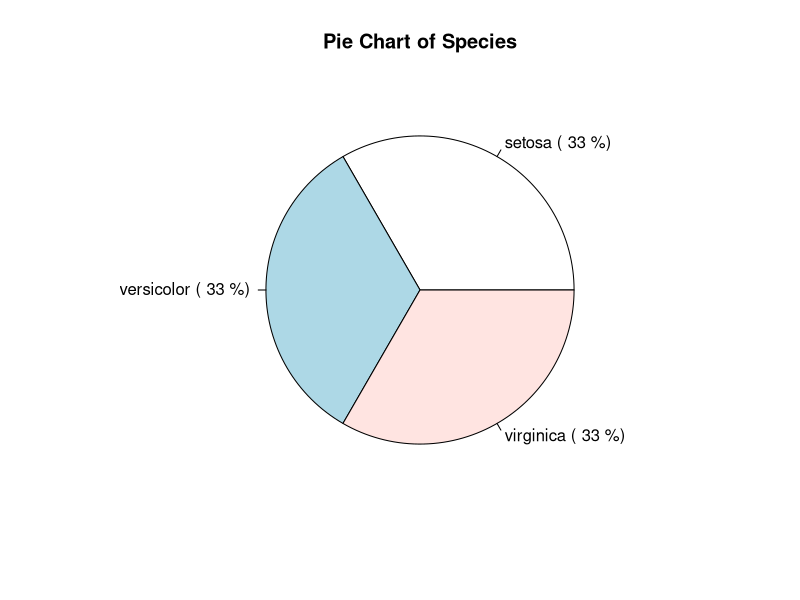
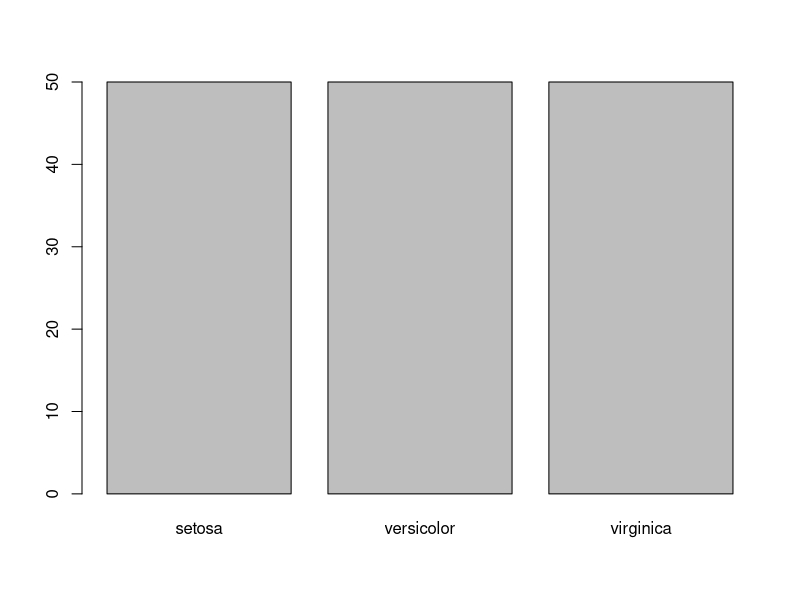
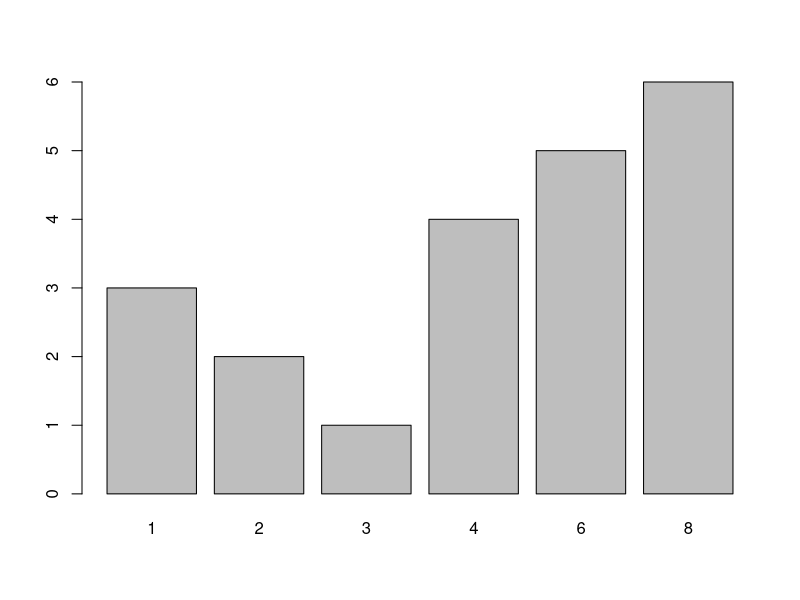
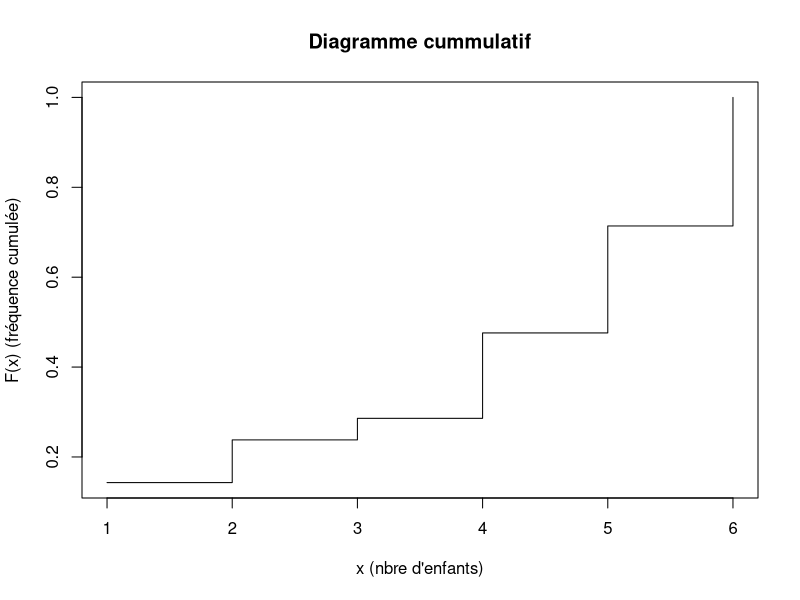
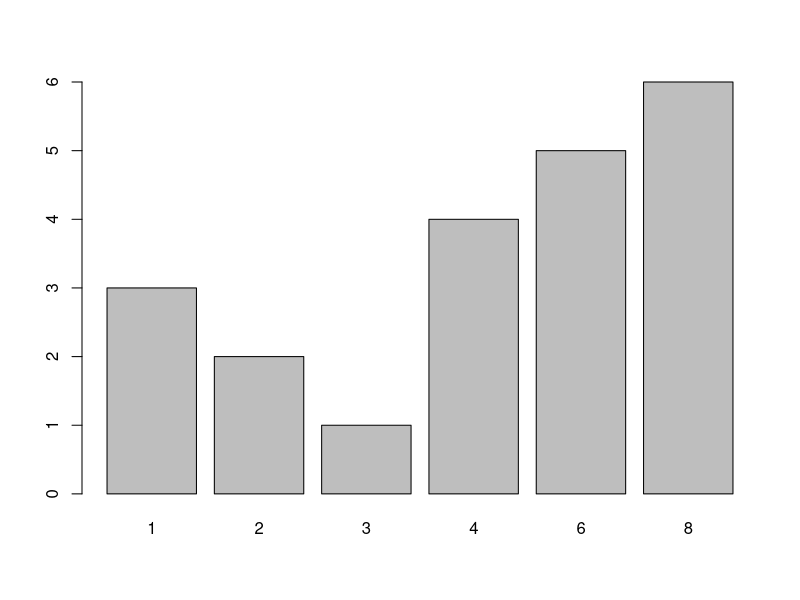
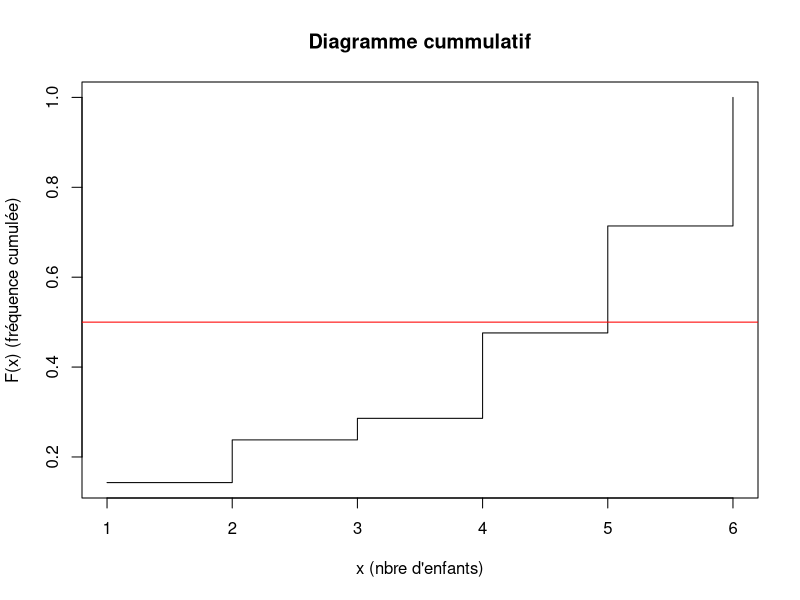

Reproduce these figures in R, in order.
## ---- chunk 1
#| echo: true
#| message: true
data(iris) # charger les données
## ---- chunk 2
#| echo: true
head(iris)
## ---- chunk 3
#| echo: true
#| message: true
mytable <- table(iris$Species)
mylabels <- names(mytable)
pct <- round(mytable/sum(mytable)*100)
lbls <- paste(mylabels,"(",pct,"%)")
pie(mytable, labels = lbls, main="Pie Chart of Species")
## ---- chunk 4
#| echo: true
#| message: true
table_Species<-table(iris$Species)
table_Species
## ---- chunk 5
#| echo: true
#| message: true
prop.table(table_Species)
## ---- chunk 6
#| echo: true
#| message: true
barplot(table_Species)
## ---- chunk 7
#| echo: true
fam_ISTOM <- c(4,8,6,2,3,8,4,6,8,4,8,6,1,6,8,1,2,8,1,6,4)
eff_partiel <- table(fam_ISTOM)
eff_partiel
## ---- chunk 8
#| echo: true
eff_partiel
## ---- chunk 9
#| echo: true
eff_partiel
eff_cumul <- cumsum(eff_partiel)
eff_cumul
## ---- chunk 10
#| echo: true
eff_cumul
## ---- chunk 11
#| echo: true
fam_ISTOM
eff_tot_enfants_istom <- sum(fam_ISTOM)
eff_tot_enfants_istom
## ---- chunk 12
#| echo: true
freq_part_methode_1 <- prop.table(eff_partiel)
freq_part_methode_1
freq_part_methode_2 <- eff_partiel/sum(eff_partiel)
freq_part_methode_2
## ---- chunk 13
#| echo: true
freq_part_methode_2_pct <- (eff_partiel/sum(eff_partiel))*100
freq_part_methode_2_pct
## ---- chunk 14
#| echo: true
freq_part_methode_2_pct_arrondi <- round((eff_partiel/sum(eff_partiel))*100,2)
freq_part_methode_2_pct_arrondi
## ---- chunk 15
#| echo: true
sum(freq_part_methode_1)
sum(freq_part_methode_2)
sum(freq_part_methode_2_pct)
## ---- chunk 16
#| echo: true
freq_cumul_methode_1 <- cumsum(freq_part_methode_1)
round(freq_cumul_methode_1,2)
freq_cumul_methode_2 <- cumsum(freq_part_methode_2)
round(freq_cumul_methode_2,2)
## ---- chunk 17
#| echo: true
barplot(eff_partiel)
## ---- chunk 18
#| echo: true
freq_cumul_methode_1_rd <- round(freq_cumul_methode_1,3)
freq_cumul_methode_1_rd
plot(freq_cumul_methode_1_rd, type="s", main="Diagramme cummulatif", xlab="x (nbre d'enfants)", ylab="F(x) (fréquence cumulée)")
## ---- chunk 19
#| echo: true
max(fam_ISTOM)
## ---- chunk 20
#| echo: true
min(fam_ISTOM)
## ---- chunk 21
#| echo: true
calcul_mode <- function(x) {
  eff <- table(x)
  mode <- as.numeric(names(eff[eff == max(eff)]))
  return(mode)
}
calcul_mode(fam_ISTOM)
## ---- chunk 22
#| echo: true
fam_ISTOM
table(fam_ISTOM)
max(table(fam_ISTOM))
table(fam_ISTOM)[table(fam_ISTOM) == max(table(fam_ISTOM))]
names(table(fam_ISTOM)[table(fam_ISTOM) == max(table(fam_ISTOM))])
as.numeric(names(table(fam_ISTOM)[table(fam_ISTOM) == max(table(fam_ISTOM))]))
## ---- chunk 23
#| echo: true
calcul_mode <- function(x) {
  freq <- table(x)
  mode <- as.numeric(names(freq[freq == max(freq)]))
  return(mode)
}
calcul_mode(fam_ISTOM)
## ---- chunk 24
#| echo: true
barplot(eff_partiel)
## ---- chunk 25
#| echo: true
fam_ISTOM
median(fam_ISTOM)
## ---- chunk 26
#| echo: true
freq_cumul_methode_1_rd
plot(freq_cumul_methode_1_rd, type="s", main="Diagramme cummulatif", xlab="x (nbre d'enfants)", ylab="F(x) (fréquence cumulée)")
abline(h=0.5,col="red")
## ---- chunk 27
#| echo: true
mean(fam_ISTOM)
## ---- chunk 28
#| echo: true
fam_ISTOM
quantile(fam_ISTOM, 0.25)  # Premier quartile (25%)
quantile(fam_ISTOM, 0.75)  # Troisième quartile (75%)
## ---- chunk 29
#| echo: true
summary(fam_ISTOM)
min(fam_ISTOM)
quantile(fam_ISTOM, 0.25) 
median(fam_ISTOM)
mean(fam_ISTOM)
quantile(fam_ISTOM, 0.75)
max(fam_ISTOM)
## ---- chunk 30
LigneC_arret <- c('Roseraie',
'Jean Vilar',
'Jean XXIII',
'Bamako',
'Strasbourg',
'La Fayette',
'Les Gares',
'Foch-Haras',
'Foch-Maison Bleue',
'Ralliement',
'Molière',
'Doutre',
'Le Quai',
'Farcy',
'Élysée',
'Patton',
'La Barre',
'Beaussier',
'Belle-Beille Campus')
## ---- chunk 31
#| echo: true
LigneC_arret
## ---- chunk 32
LigneC_kms <- c(
9,
8.6,
8.1,
7.6,
7.0,
6.5,
6.1,
5.6,
5.0,
4.3,
3.7,
2.8,
2,
1.6,
1.1,
0.7,
0.5,
0.1,
0)
## ---- chunk 33
#| echo: true
LigneC_kms
## ---- chunk 34
#| echo: true
data.frame(LigneC_arret, LigneC_kms)
## ---- chunk 35
#| echo: true
p1 <- 0.5*(max(LigneC_kms)+min(LigneC_kms))
p1
## ---- chunk 36
#| echo: true
library(palmerpenguins) #charge un jeu de données nommé 'penguins'
head(penguins) 
